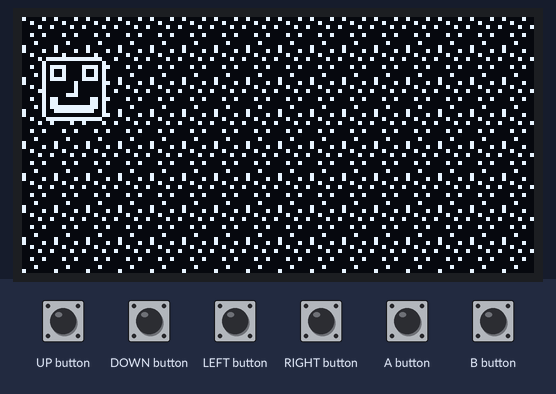
This sketch was run on a simulated Arduboy, built with avr-gcc and run on an emulated ATmega32U4. On the bench: 128×64 one-colour display. Inputs (shaded band) come from the test bench.

Above: at 1.2 s.
1.3 s: UP button pressed for 0.15 s
At 2.2 s:
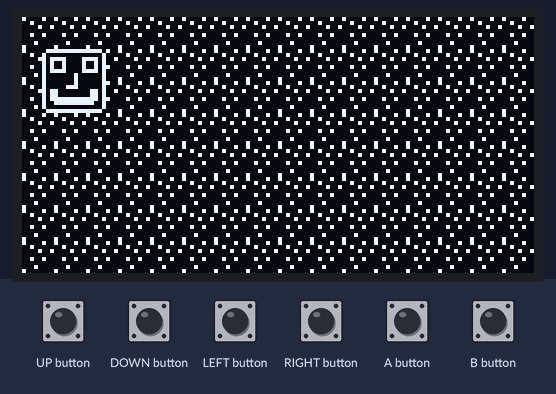
2.9 s: LEFT button pressed for 0.15 s
At 3.5 s:
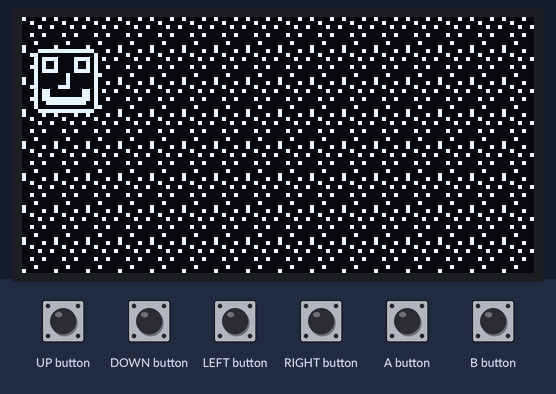
4.5 s: DOWN button pressed for 0.15 s
At 5.8 s:
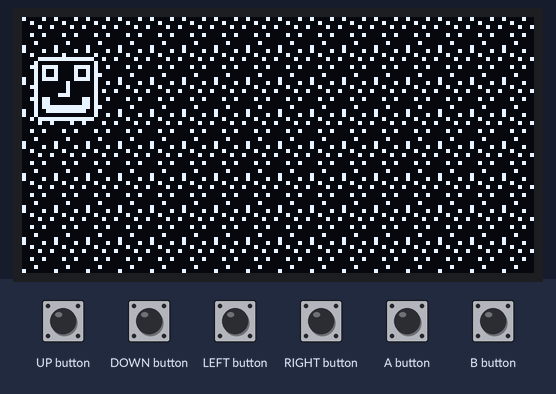
6.1 s: DOWN button pressed for 1 s
At 7.0 s:
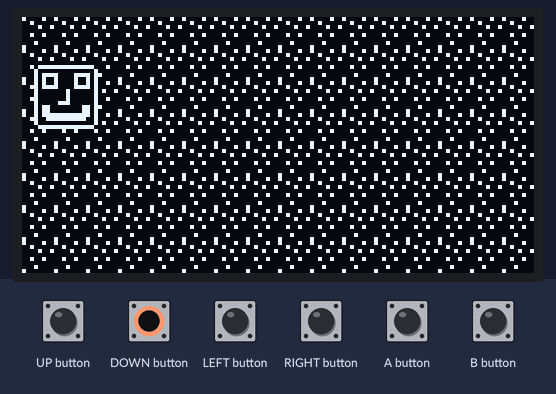
Timing chart, 0 to 9.1 s (numbered marks = the images above; inputs shaded):
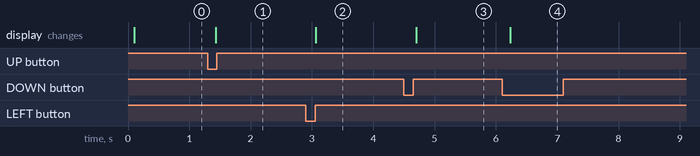

Measured:
- after the input at 1.3 s, the display: changes after 0.13 s (image 1)
- after the input at 2.9 s, the display: changes after 0.17 s (image 2)
- after the input at 4.5 s, the display: changes after 0.20 s (image 3)
- after the input at 6.1 s, the display: changes after 0.13 s (image 4)

The sketch:

pt6_makeurown.ino
```cpp
/* From community.arduboy user crait
 Make your own... pt 6 - adding graphics
 https://community.arduboy.com/t/make-your-own-arduboy-game-part-6-graphics/7929
 */


// Libraries to include
#include <Arduboy2.h>


// Setting up variables
Arduboy2 arduboy;

const unsigned char PROGMEM background[] = {
  // width, height
  8, 8,
  0x81, 0x00, 0x12, 0x40, 0x04, 0x11, 0x00, 0x04,
};

/*
   - Explanation of the images: they need to be converted into a byte array.
   - 'const' is used to set a variable that cannot be changed
   - 'unsigned' is used because we cannot use negative values (?)
   - The arrays are given the names 'background' and 'player'
   - [] are used to create a character array
   - {} are used for what is actually part of the array
   - PROGMEM is a macro, that indicates where to store the array in memory
*/

const unsigned char PROGMEM player[] = {
  //width, height
  16, 16,
  0xfe, 0x01, 0x3d, 0x25, 0x25, 0x3d, 0x01, 0x01, 0xc1, 0x01, 0x3d, 0x25, 0x25, 0x3d, 0x01, 0xfe,
  0x7f, 0x80, 0x9c, 0xbc, 0xb0, 0xb0, 0xb2, 0xb2, 0xb3, 0xb0, 0xb0, 0xb0, 0xbc, 0x9c, 0x80, 0x7f,
};

int playerx = 5;
int playery = 10; // these two will be parameters for the Sprites::drawOverwrite function below


/*-------------------------------------------------------------------------------------*/


void setup() {
  arduboy.begin();
  arduboy.clear();
}


/*-------------------------------------------------------------------------------------*/


void loop() {
  arduboy.clear();
  arduboy.pollButtons();

  // Moving the sprite around upon button press
  if(arduboy.justPressed(LEFT_BUTTON)) {
    playerx = playerx - 2;
  }
  if(arduboy.justPressed(RIGHT_BUTTON)) {
    playerx = playerx + 2;
  }
  if(arduboy.justPressed(UP_BUTTON)) {
    playery = playery - 2;
  }
  if(arduboy.justPressed(DOWN_BUTTON)) {
    playery = playery + 2;
  }

  // Using a for loop, to repeat/tile the background image
  for (int backgroundx = 0; backgroundx < 128; backgroundx = backgroundx + 8){
    for (int backgroundy = 0; backgroundy < 64; backgroundy = backgroundy + 8){
      Sprites::drawOverwrite(backgroundx, backgroundy, background, 0);
    }
  }


  Sprites::drawOverwrite(playerx, playery, player, 0); // The first 2 parameters are X, Y coordinates for where to render the image, what to draw, and what 'frame' to draw
  arduboy.display();

}
```
